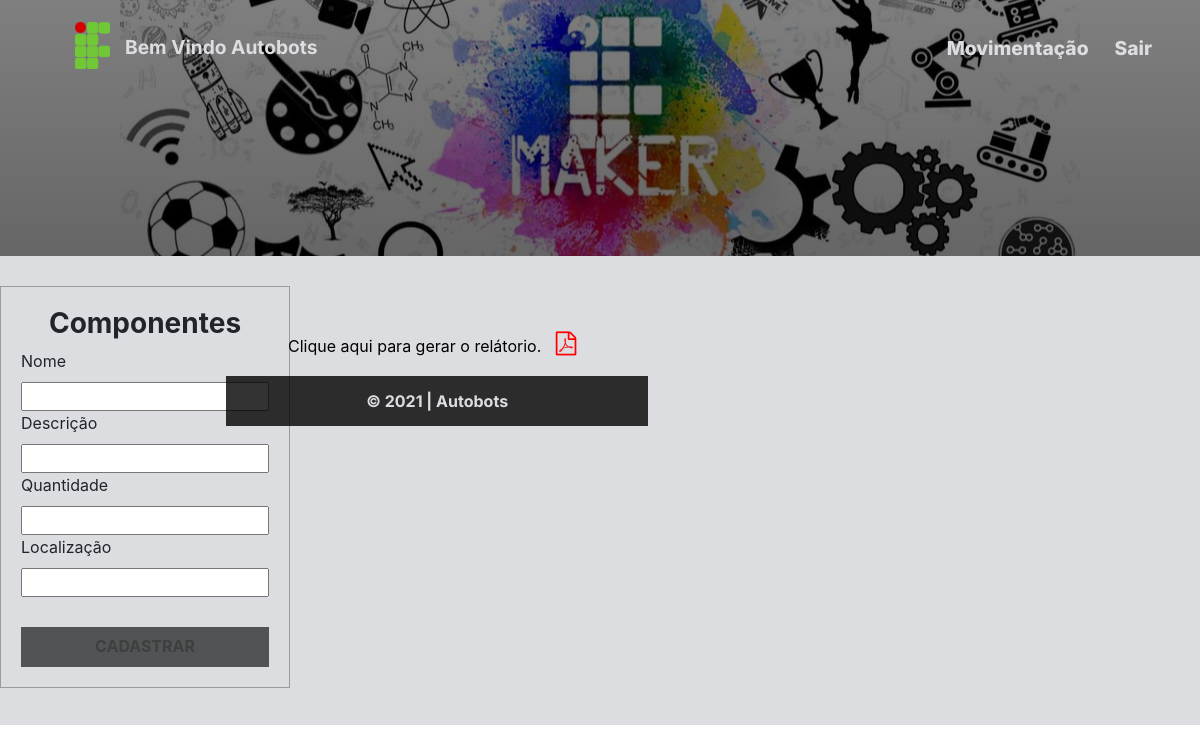
The app's page /cadastro.php (signed in), older data.
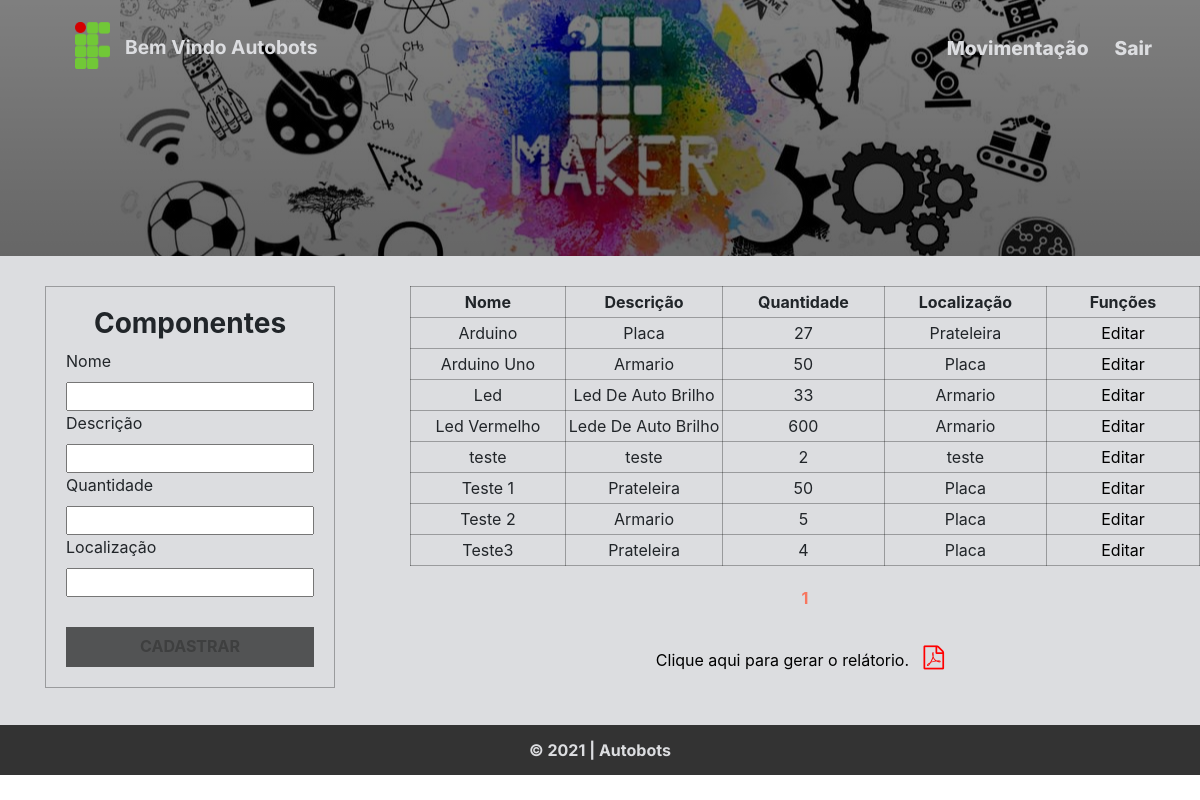
The same page, newer data.
### tables this page shows
CREATE TABLE IF NOT EXISTS `usuario` (
  `idusuario` int NOT NULL AUTO_INCREMENT,
  `user` varchar(45) NOT NULL,
  `pass` varchar(255) NOT NULL,
  PRIMARY KEY (`idusuario`)
);

CREATE TABLE IF NOT EXISTS `estoque` (
  `idestoque` int NOT NULL AUTO_INCREMENT,
  `nome` varchar(45) NOT NULL,
  `localizacao` varchar(255) NOT NULL,
  `descricao` varchar(255) NOT NULL,
  `quantidade` int NOT NULL,
  `usuario_idusuario` int NOT NULL,
  PRIMARY KEY (`idestoque`,`usuario_idusuario`),
  KEY `fk_Estoque_Usuario_idx` (`usuario_idusuario`),
  CONSTRAINT `fk_Estoque_Usuario` FOREIGN KEY (`usuario_idusuario`) REFERENCES `usuario` (`idusuario`)
);

### classes/CrudEstoque.class.php (called while the page is built, shortened)
<?php
    Class Estoque{
      public function selectUser($idUser){
          $pdo = conexao();
          $select = $pdo->prepare("SELECT user FROM usuario WHERE idusuario = :idUser");
          $select->bindValue('idUser', $idUser);
          $select->execute();
          $result = $select->fetch(PDO::FETCH_ASSOC);
          return $result['user'];
      }
        public function selectEstoque(){
            $pdo = conexao();
            $select = $pdo->query("SELECT idestoque, nome, descricao, quantidade, localizacao
            FROM estoque ORDER BY nome");
            $result = $select->fetchAll(PDO::FETCH_ASSOC);
            return $result;
        }
        public function selectEstuqueLimit($inicio, $limit){
          $pdo = conexao();
          $select = $pdo->query("SELECT idestoque, nome, descricao, quantidade, localizacao
          FROM estoque ORDER BY nome LIMIT $inicio, $limit");
          $result = $select->fetchAll(PDO::FETCH_ASSOC);
          return $result;
      }
    }
?>

### cadastro.php (the view, shortened to what this page needs)
<?php
    require_once 'verifica.php';
    require_once './classes/CrudEstoque.class.php';
    $estoque = new Estoque();
?>
<!DOCTYPE html>
<html lang="pt-br">
<head>
	<link
        rel="stylesheet"
        href="https://maxcdn.bootstrapcdn.com/bootstrap/4.0.0/css/bootstrap.min.css"
    />
    <link rel="stylesheet" href="./css/style.css" />
    <link rel="stylesheet" href="https://cdnjs.cloudflare.com/ajax/libs/font-awesome/4.7.0/css/font-awesome.min.css">
</head>
<body>
    <header>
        <div class="container-fluid">
            <nav class="navbar navbar-expand-lg navbar-light NavBarContainer">
                <a class="navbar-brand NavLogo" href="#">
                    <img src="./img/logoIf.png" alt="If">
                        <p>Bem Vindo
                            <?php
                                $idUser = (int)$_SESSION['id'];
                                echo ucfirst($estoque->selectUser($idUser));
                            ?>
                        </p>
                </a>
                <div class="collapse navbar-collapse" id="menu">
                  <ul class="navbar-nav ml-auto">
                    <li class="nav-item NavItem">
                      <a class="nav-link active NavLink" href="baixas.php">Movimentação</a>
                    </li>
                    <li class="nav-item NavItem">
                        <a class="nav-link active NavLink" href="logout.php">Sair</a>
                      </li>
                  </ul>
                </div>
              </nav>
        </div>
    </header>
    <div class="banner"></div>
    <div class="containerTabela">
        <section class="container-register row">
            <section id="left" class="col-md-4">
                <form method="POST" class="form-register">
                    <h3>Componentes</h3>
                    <div class="textboxregister">
                        <label for="name">Nome</label>
                        <input type="text" name="name" id="name" title="Informe o nome do componente"
                            value="<?php
                                        if (isset($result)) {
                                            echo $result['nome'];
                                        }
                                        ?>">
                    </div>
                    <div class="textboxregister">
                        <label for="description">Descrição</label>
                        <input type="text" name="description" id="description"
                            title="Deixe aqui uma breve descrição do componente"
                                value="<?php
                                            if (isset($result)) {
                                                echo $result['descricao'];
                                            }
                                        ?>">
                    </div>
                    <div class="textboxregister">
                        <label for="amount">Quantidade</label>
                        <input type="text" name="amount" id="amount"
                            title="Quantidade de componente"
                                value="<?php
                                            if (isset($result)) {
                                                echo $result['quantidade'];
                                            }
                                        ?>">
                    </div>
                    <div class="textboxregister">
                        <label for="localization">Localização</label>
                        <input type="text" name="localization" id="localization"
                            title="Localização do componente"
                            value="<?php
                                        if (isset($result)) {
                                            echo $result['localizacao'];
                                        }
                                    ?>">
                    </div>
                    <input type="submit"
                        value="<?php
                                    if (isset($result)) {
                                        echo "Atualizar";
                                    }else {
                                        echo "Cadastrar";
                                    }
                                ?>"
                        name="login" id="login" class="register-btn" disabled>
                </form>
            </section>
            <section id="right" class="col-md-8 Table">
                <table>
                <?php
                    $dados = $estoque->selectEstoque();
                    $limit = 10;
                    $pagina = (!isset($_GET['pagina'])) ? 1 : $_GET['pagina'];
                    $total = ceil((count($dados) / $limit));
                    $inicio = ($limit * $pagina)-$limit;
                    $selectLimit = $estoque->selectEstuqueLimit($inicio, $limit);
                    if(count($dados) > 0){
                ?>
                        <tr id="title-register">
                            <th id="title-register">Nome</th>
                            <th id="title-register">Descrição</th>
                            <th id="title-register">Quantidade</th>
                            <th id="title-register">Localização</th>
                            <th id="title-register">Funções</th>
                        </tr>
                <?php
                    for ($i=0; $i < count($selectLimit); $i++) {
                        echo "<tr>";
                        foreach ($selectLimit[$i] as $key => $value) {
                            if ($key != "idestoque" && $key != "usuario_idusuario") {
                                echo "<td>".$value."</td>";
                            }
                        }
                ?>
                        <td>
                            <a href="cadastro.php?id_up=<?php echo $dados[$i]["idestoque"];?>" id="to-edit">Editar</a>
                        </td>
                <?php
                            echo "</tr>";
                        }
                ?>
                </table>
                <div class="pagina">
                    <?php
                        for ($i=1; $i <= $total; $i++){
                            if ($i ==  $pagina) {
                                echo ' '.$i.' ';
                            }else{
                                    echo ' <a href="? pagina='.$i.'"> '.$i.' </a> ';
                                }
                            }
                        }else {
                            echo "<p class='text-center'>Ops !!! não exixte dados cadastrados.</p>";
                        }
                    ?>
                </div>
                <div class="relatorio col-md-12">
                    <p>
                        Clique aqui para gerar o relátorio.
                        <a target="_brack" href="geradorPdf.php" class="fa fa-file-pdf-o" aria-hidden="true"></a>
                    </p>
                </div>
            </section>
        </section>
    </div>
    <footer class="container-fluid Copy">
        <div class="row">
            <div class="col-md-12">
                <strong>
                    &copy;
                    | Autobots
                </strong>
            </div>
        </div>
    </footer>
</body>
</html>

### css/style.css (style rules this page uses)
* { margin: 0; padding: 0; box-sizing: border-box; }
strong, p { color: #DCDDE0; }
.container-fluid { font-family: "Inter", sans-serif; }
.NavBarContainer { width: 100%; max-width: 1300px; margin-right: auto; margin-left: auto; padding-left: 50px; padding-right: 50px; background: transparent; position: absolute; }
.NavLogo { justify-self: flex-start; cursor: pointer; text-decoration: none; display: flex; align-items: center; }
.NavLogo > p { color: #DCDDE0; font-size: 1.2rem; font-weight: 700; padding-left: 15px; margin-top: 20px; }
.NavLogo > img { width: 35px; }
.navbar-nav .nav-link { text-align: center; color: #DCDDE0 !important; }
.NavLink { font-size: 1.2rem; font-weight: 800 !important; }
.NavItem { height: 38px; border-bottom: 3px solid transparent; }
.banner { display: flex; height: 16rem; background: linear-gradient(0deg, rgba(0, 0, 0, 0.6), rgba(0, 0, 0, 0.5)), url(../img/bannerIf.jpg); background-repeat: no-repeat; background-position: center; }
.containerTabela { display: flex; background-color: #DCDDE0 !important; }
#left { margin-bottom: 37px; }
.container-register { display: flex; }
.form-register { width: 290px; padding: 20px; margin: 0 auto; border: 1px solid rgba(0, 0, 0, 0.3); margin-top: 1.9rem; }
.form-register h3 { text-align: center; font-weight: 700; }
.textboxregister label, input, select { display: block; outline: none; line-height: 25px; width: 100%; }
.textboxregister { position: relative; }
.textboxregister input { padding: 0 15px; }
.register-btn { height: 40px; margin-top: 30px; background: rgba(25, 25, 25, 0.7); border: none; outline: none; cursor: pointer; text-transform: uppercase; font-weight: 700; transition: 0.3s linear; }
#right { margin-top: 30px; }
tr { line-height: 30px; }
#title-register { font-weight: bold; width: 200px; border: 1px solid rgba(0, 0, 0, 0.3); text-align: center; font-size: 1rem; }
a { text-decoration: none; padding: 5px; margin: 0px 5px; color: #000; }
td { text-align: center; border: 1px solid rgba(0, 0, 0, 0.3); }
.pagina { text-align: center; padding-top: 20px; color: #f7765f; font-weight: 700; margin-bottom: 30px; }
.relatorio { text-align: center; }
.relatorio a { color: red; font-size: 24px; }
.relatorio { text-align: center; color: #000 !important; }
.relatorio > p { color: #000 !important; }
.Copy { align-items: center; justify-content: center; display: flex; background: rgba(0, 0, 0, 0.8); height: 50px; left: 0; bottom: 0; width: 100%; }
@media (min-width: 768px) { .Table { max-width: 100%; } }

Row changes from the older to the newer data that the page shows:
added estoque: nome "Arduino", descricao "Placa", quantidade "27", localizacao "Prateleira"
added estoque: nome "Arduino Uno", descricao "Armario", quantidade "50", localizacao "Placa"
added estoque: nome "Led", descricao "Led De Auto Brilho", quantidade "33", localizacao "Armario"
added estoque: nome "Led Vermelho", descricao "Lede De Auto Brilho", quantidade "600", localizacao "Armario"
added estoque: nome "teste", descricao "teste", quantidade "2", localizacao "teste"
added estoque: nome "Teste 1", descricao "Prateleira", quantidade "50", localizacao "Placa"
added estoque: nome "Teste 2", descricao "Armario", quantidade "5", localizacao "Placa"
added estoque: nome "Teste3", descricao "Prateleira", quantidade "4", localizacao "Placa"
Text that changed along with them:
text now shown: "Nome Descrição Quantidade Localização Funções"
new list line: "1"
